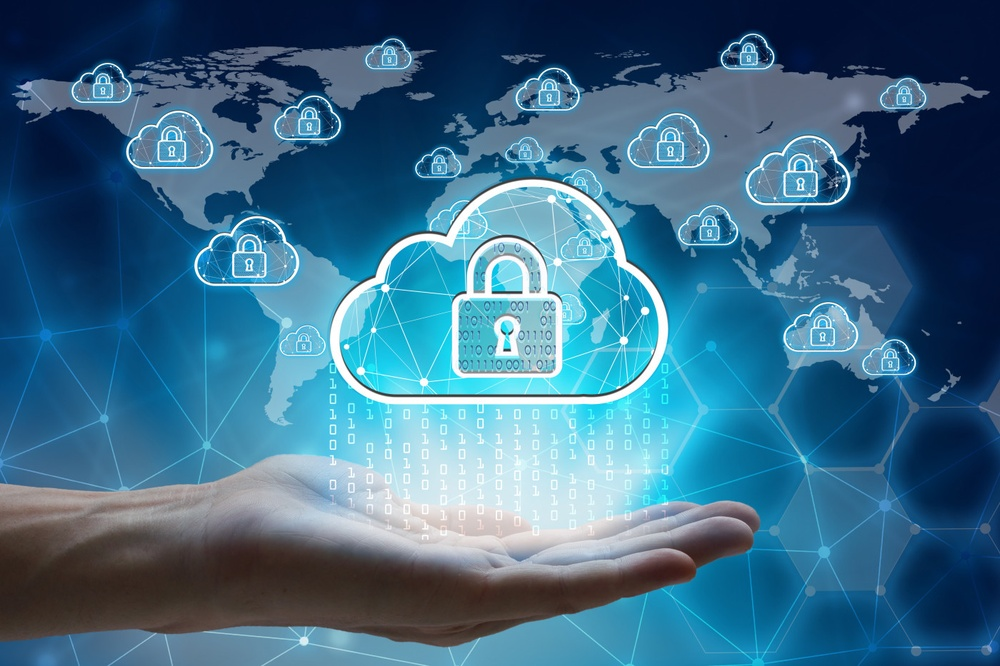
#> input picture cloud-security-201908120550101.jpg, 1000 x 666 px, shrunk from 1400 x 933 before the run, found by its file name; the run also reads 1 picture not shown here
$ python encode.py
#> lines starting #> are read from the running program, lines starting #| are printed output that depends on the picture; long printed decimals are rounded
from PIL import Image
import numpy as np
import matplotlib.pyplot as plt

def analyse_images(original_path, encoded_path):

    orig = np.array(Image.open(original_path).convert("RGB"))
#> orig is the input picture: shape (666, 1000, 3); mean R, G, B 59.7, 107.5, 135.9
    mod  = np.array(Image.open(encoded_path).convert("RGB"))


    lsb_orig = orig & 1
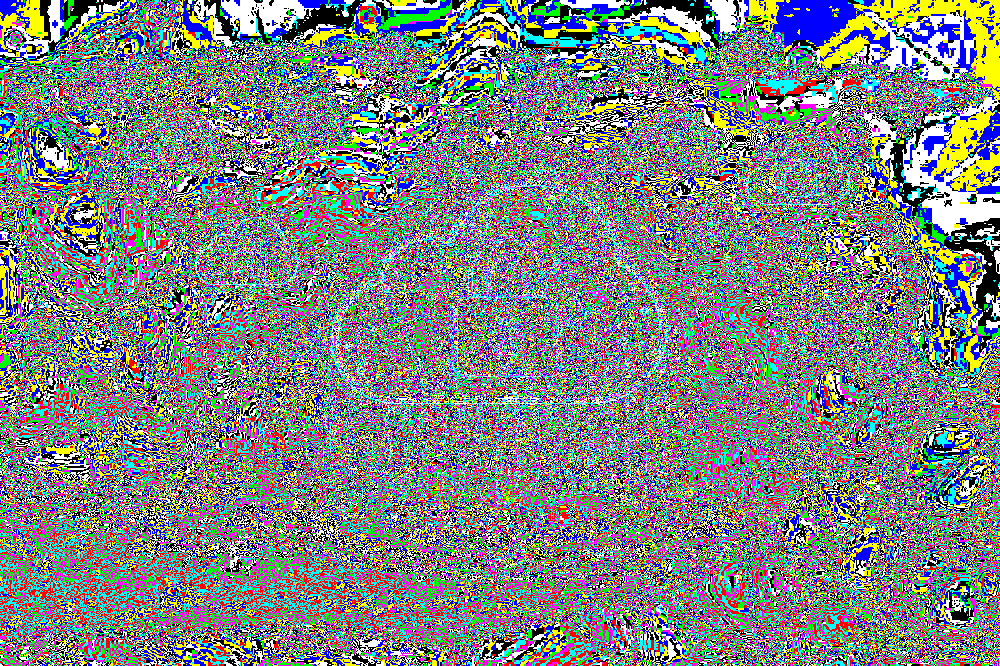
#> lsb_orig: shape (666, 1000, 3); mean R, G, B 0.491, 0.511, 0.514; drawn with 1 as white
    lsb_mod  = mod  & 1
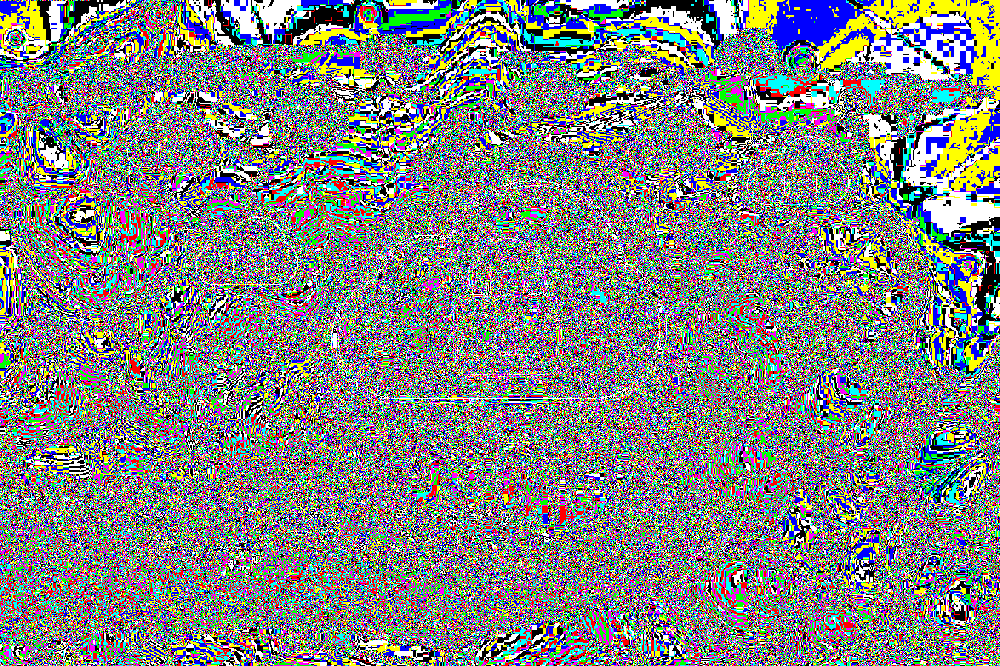
#> lsb_mod: shape (666, 1000, 3); mean R, G, B 0.497, 0.512, 0.507; drawn with 1 as white


    diff = np.abs(lsb_orig - lsb_mod)
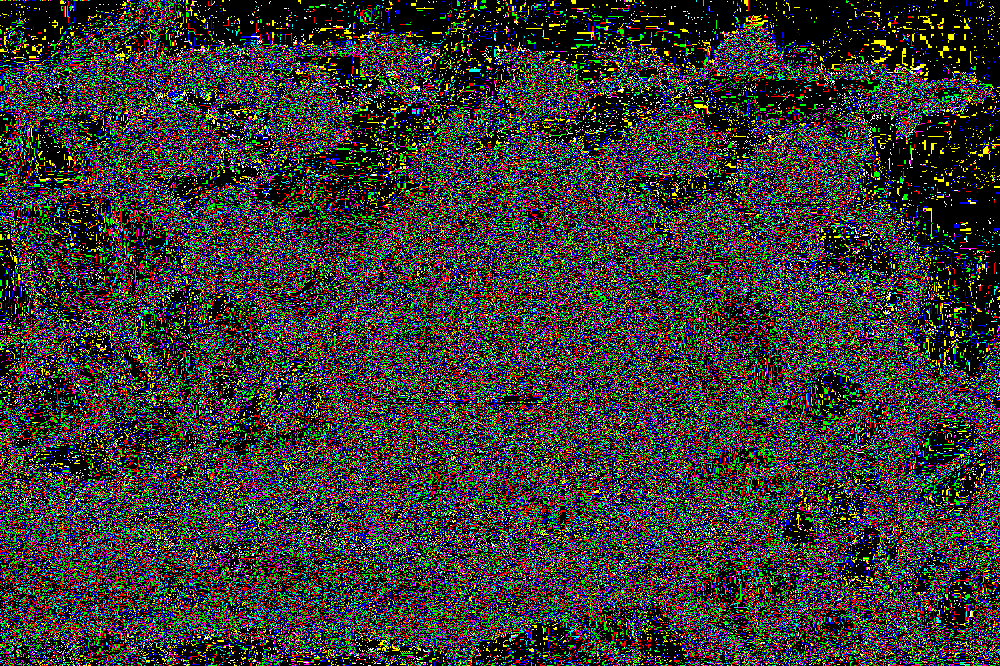
#> diff: shape (666, 1000, 3); mean R, G, B 54, 54.1, 49
    bits_modifies = np.sum(diff)
#> bits_modifies = 104698283


    mse = np.mean((orig - mod) ** 2)
#> mse = 10.05


    heatmap = np.sum(diff, axis=2)
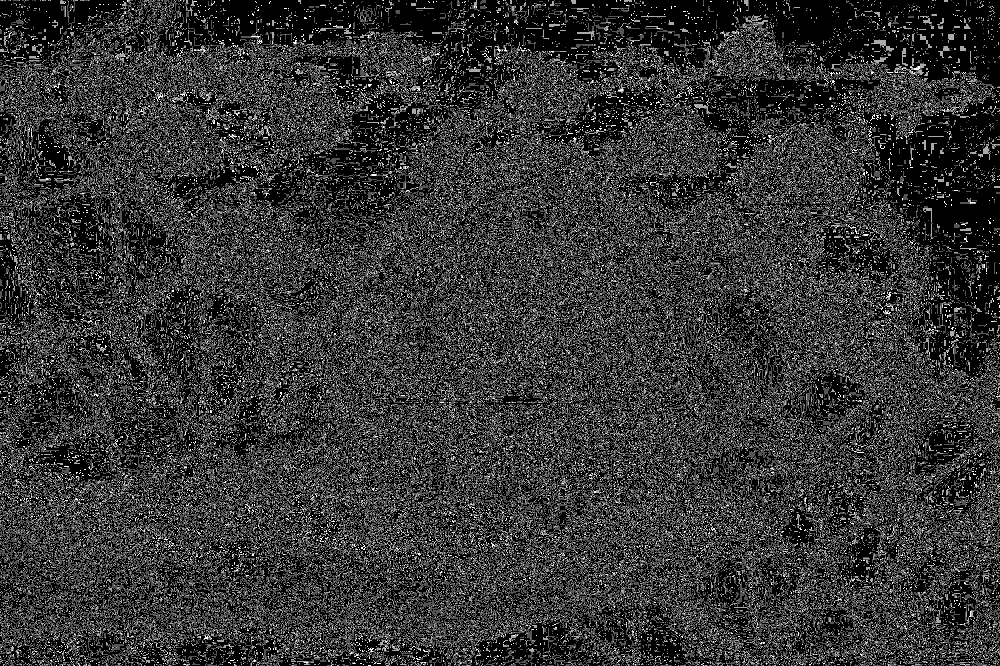
#> heatmap: shape (666, 1000) uint64; min 0, max 765, mean 157.2; drawn with min black and max white
    plt.imshow(heatmap, cmap="hot")
    plt.title("Heatmap des pixels modifiés")
    plt.colorbar()
    plt.show()
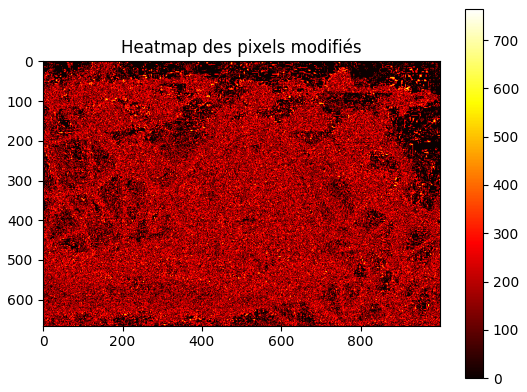
#> figure drawn by matplotlib, 2 panels

    print("Bits modifiés :", bits_modifies)
#| Bits modifiés : 104698283
    print("MSE :", mse)
#| MSE : 10.052


    fig, ax = plt.subplots(1, 2, figsize=(12, 5))
    ax[0].imshow(orig)
    ax[0].set_title("Image originale")
    ax[0].axis("off")

    ax[1].imshow(mod)
    ax[1].set_title("Image encodée")
    ax[1].axis("off")

    plt.show()

    return bits_modifies, mse

original = r"C:\Users\manag\Desktop\cloud-security-201908120550101.jpg"
encoded  = r"C:\Users\manag\Desktop\cloud-security-encoded.png"

analyse_images(original, encoded)
